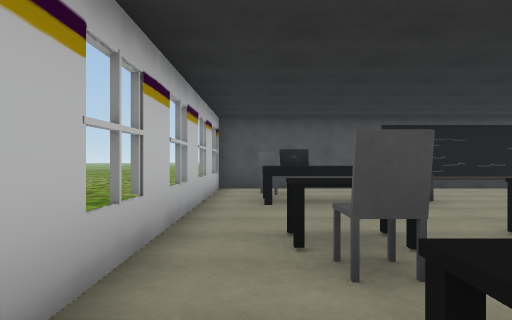
view 1 (above)

24 first-person views from a walk through a Unity game level. The camera is 1.5 m above the floor, looks level and sees 70° across. The floor is counted in squares, 2 m on a side. Each view is taken from the middle of a square. On the plan, view 1 faces up. The plan holds only what a view shows up to about 11 squares ahead; the rest is blank. The place goes on beyond the plan. The player character is not drawn. Some animated figures are left out. Door leaves are left out, so doorways stand open.

view 2
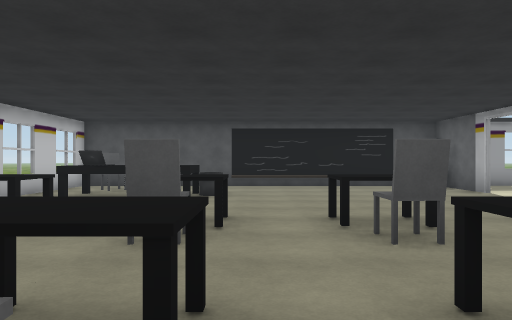

view 3
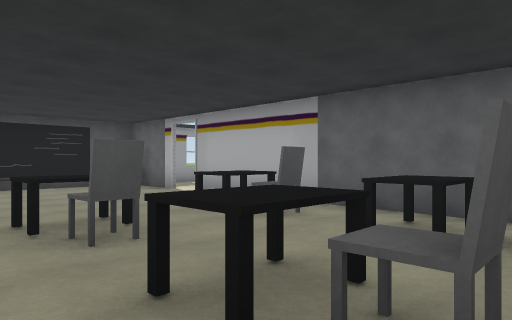

view 4
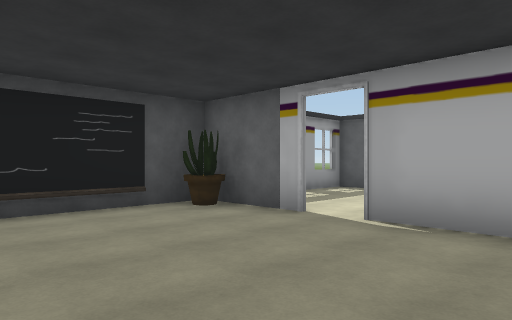

view 5
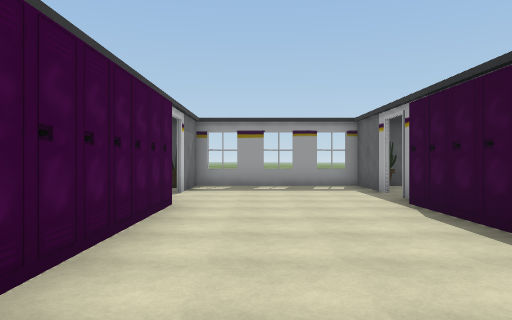

view 6
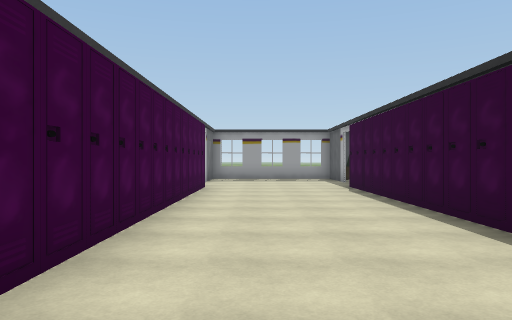

view 7
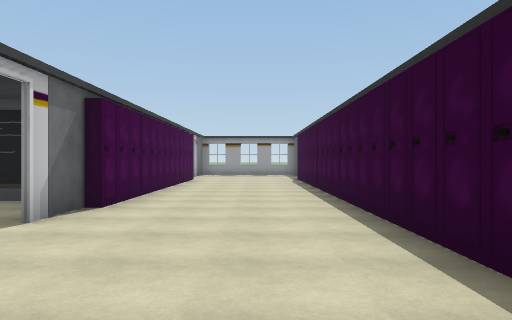

view 8
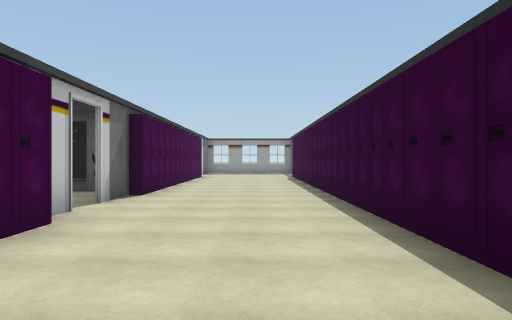

view 9
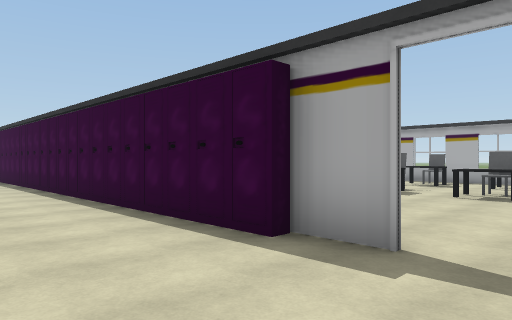

view 10
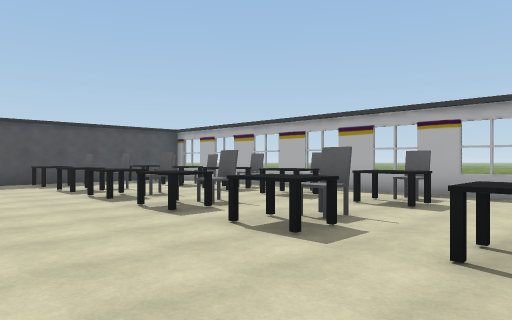

view 11
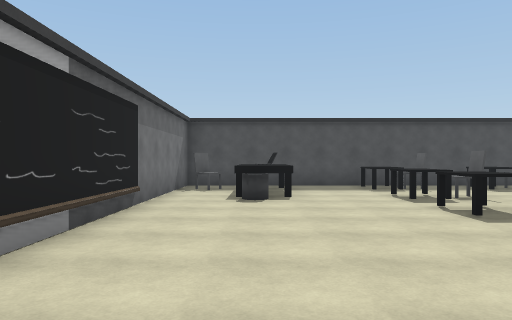

view 12
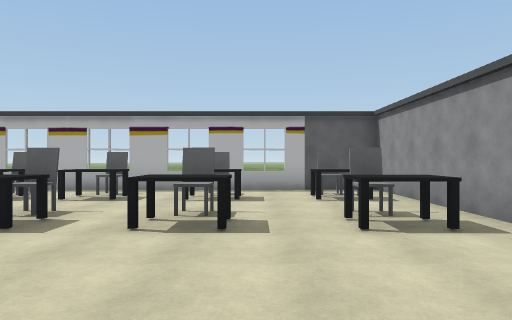

view 13
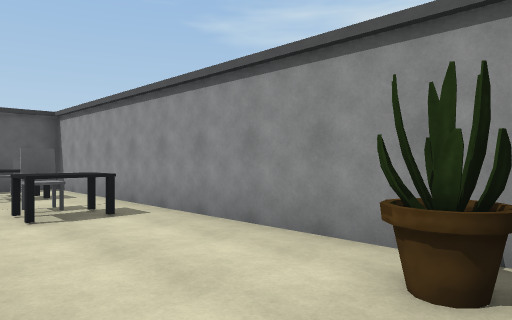

view 14
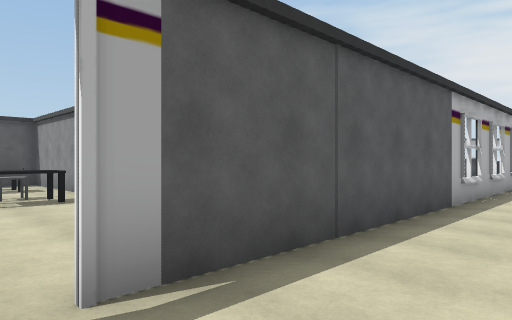

view 15
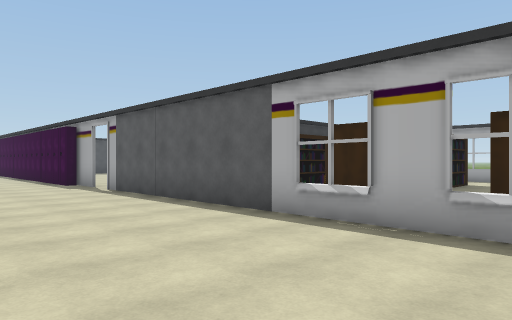

view 16
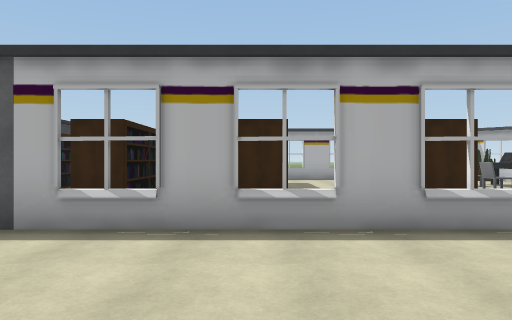

view 17
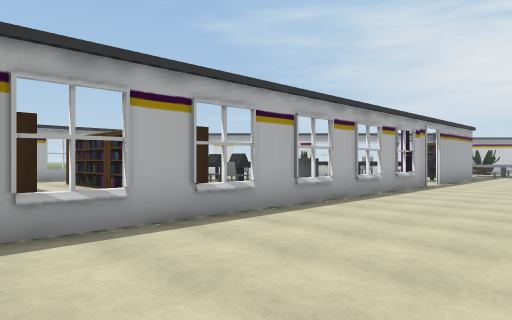

view 18
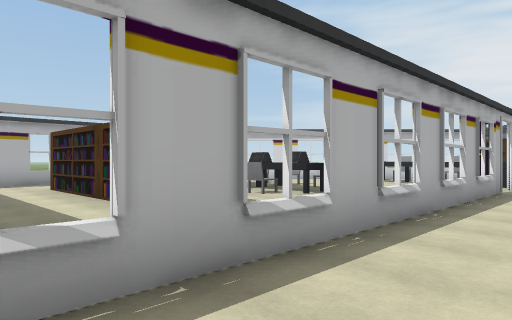

view 19
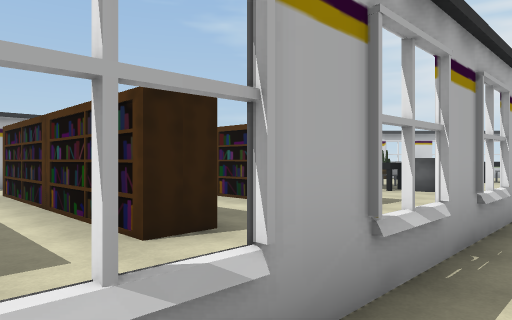

view 20
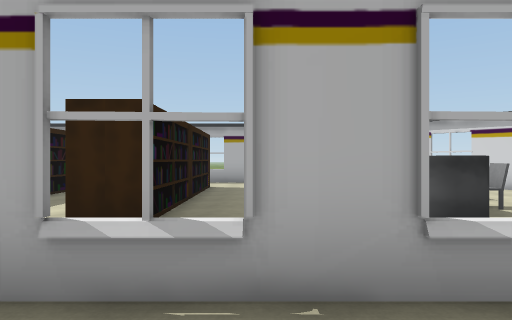

view 21
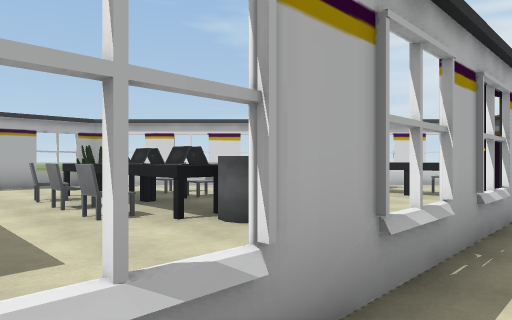

view 22
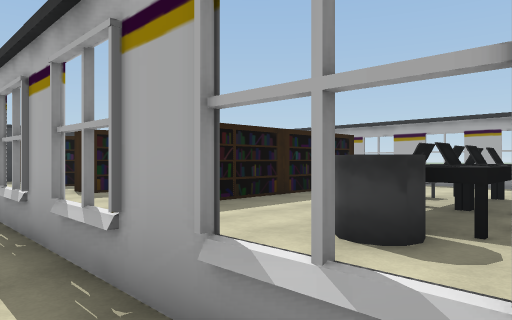

view 23
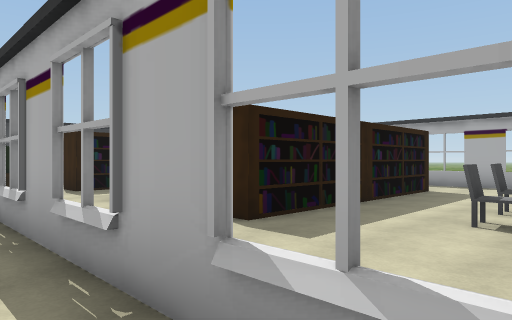

view 24
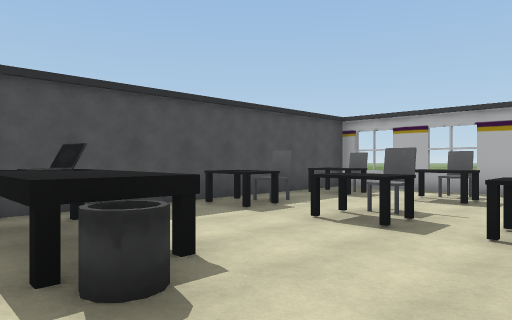

### Floor plan
Points are (right, up) in squares from view 1. A wall is a line through its corners. A room is listed if a view was taken in it or the views show most of it. See-through windows are left out.
Room 1 (views 1, 2, 3, 4, 5, 6, 7, 8, 9, 10, 11, 12, 13, 14, 15, 16, 17, 18, 19, 20, 21, 22, 23, 24)
walls: (9.3, -5.6) (9.3, -6.1); (9.3, -3.5) (9.3, -4.8); (8.3, -2.3) (7.3, -2.3); (13.9, -12.8) (13.9, -11.5); (13.9, -16) (24.2, -16) (24.2, -2.3) (14.5, -2.3); (9.2, 5.4) (9.2, 6.4); (9.2, 7.2) (9.2, 9.4); (13.9, 7.2) (13.9, 9.6); (9.3, 9.6) (9.3, 7.5); (15.3, 9.6) (-1, 9.6) (-1, 1.4); (14.1, -31.4) (14.2, -30.9); (13.9, -31.9) (13.9, -13.6)
ways out: gap at (14, -32) to room 2; open door at (9, -5); open door at (9, 7); open door at (14, 7); open door at (14.5, -14)
objects: other object (0, 6) to (1, 7); chair (0, 8); desk (1, 1); chair (1, 2); desk (1, 3); other object (2, 6) to (2, 7); chair (3, 0); desk (3, 1); chair (3, 2); desk (3, 3); bin (3, 7); chair (5, 0) to (6, 0); desk (5, 1) to (6, 1); chair (5, 2); desk (5, 3) to (6, 3); desk (8, 1); chair (8, 2); desk (8, 3); locker (9, -7); other object (9, -3); locker (9, -2); locker (9, -1); locker (9, 0); locker (9, 1); locker (9, 2); locker (9, 3); locker (9, 4); locker (9, 5); locker (10, -3); locker (10, -2); locker (10, 0); locker (10, 2); locker (14, -11); locker (14, -10); locker (14, -9); locker (14, -8); locker (14, -7); locker (14, -6); locker (14, -5); locker (14, -4); locker (14, -3); locker (14, -2); locker (14, -1); locker (14, 0); locker (14, 1); locker (14, 2); locker (14, 3); locker (14, 4); locker (14, 5); plant (15, -15); chair (15, -4) to (15, -3); bin (16, -6); other object (16, -5); other object (16, -4) to (16, -3); desk (19, -15) to (19, -14); desk (19, -12); desk (19, -10); desk (19, -8) to (19, -7); desk (19, -6) to (19, -5); desk (19, -4) to (19, -3); chair (20, -15); chair (20, -12); chair (20, -10); chair (20, -8); chair (20, -6); chair (20, -3); desk (22, -15) to (22, -14); desk (22, -12); desk (22, -10); desk (22, -8) to (22, -7); desk (22, -6) to (22, -5); desk (22, -4) to (22, -3); chair (23, -15); chair (23, -12); chair (23, -10); chair (23, -8) to (23, -7); chair (23, -6) to (23, -5); chair (23, -4) to (23, -3)
Room 2 (no view inside)
walls: (22, -32.5) (24.2, -30.3) (24.2, -24.1)
ways out: gap at (14, -32) to room 1
objects: plant (15, -17) to (16, -17); bin (16, -30) to (17, -29); bookshelf (16, -26) to (18, -26); bookshelf (16, -25) to (18, -25); bookshelf (16, -22) to (18, -22); bookshelf (16, -20) to (18, -20); bookshelf (16, -19) to (18, -19); desk (17, -29); bookshelf (17, -23) to (19, -23); bookshelf (17, -17) to (18, -17); chair (18, -31); other object (18, -30); other object (18, -29); chair (18, -28); chair (19, -31); other object (19, -30); other object (19, -29); chair (19, -28); bookshelf (19, -26) to (22, -26); bookshelf (19, -25) to (22, -25); bookshelf (19, -22) to (22, -22); bookshelf (19, -20) to (22, -20); bookshelf (19, -17) to (22, -17); other object (20, -31) to (21, -31); other object (20, -30) to (21, -30); other object (20, -29) to (21, -29); chair (20, -28) to (21, -28); bookshelf (20, -23) to (22, -23)

Positions as (right, up) in squares from view 1, and headings:
1: (0, 0), facing up
2: (4, -1), facing up
3: (4, -1), facing up-right
4: (5, 4), facing up-right
5: (11, -1), facing up
6: (11, -5), facing up
7: (12, -9), facing up
8: (12, -11), facing up
9: (11, -14), facing up-right
10: (16, -15), facing up-right
11: (16, -13), facing up
12: (15, -13), facing right
13: (14, -13), facing down-right
14: (12, -13), facing down-right
15: (10, -23), facing up-right
16: (10, -22), facing right
17: (10, -21), facing down-right
18: (12, -22), facing down-right
19: (13, -20), facing down-right
20: (12, -27), facing right
21: (13, -26), facing down-right
22: (13, -31), facing up-right
23: (13, -29), facing up-right
24: (15, -8), facing up-right
